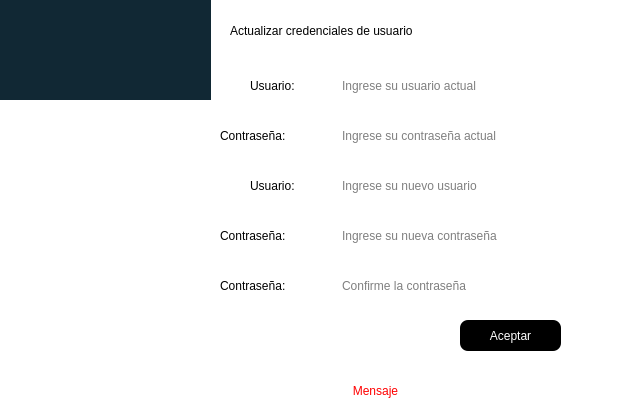
<?xml version="1.0" encoding="UTF-8"?>
<ui version="4.0">
 <class>update_userW</class>
 <widget class="QDialog" name="update_userW">
  <property name="windowModality">
   <enum>Qt::ApplicationModal</enum>
  </property>
  <property name="geometry">
   <rect>
    <x>0</x>
    <y>0</y>
    <width>640</width>
    <height>420</height>
   </rect>
  </property>
  <property name="minimumSize">
   <size>
    <width>640</width>
    <height>420</height>
   </size>
  </property>
  <property name="maximumSize">
   <size>
    <width>640</width>
    <height>420</height>
   </size>
  </property>
  <property name="windowTitle">
   <string>Actualizar credenciales de usuario</string>
  </property>
  <property name="styleSheet">
   <string notr="true">background-color: rgb(255, 255, 255);</string>
  </property>
  <widget class="QLineEdit" name="txtClave7">
   <property name="geometry">
    <rect>
     <x>340</x>
     <y>270</y>
     <width>211</width>
     <height>31</height>
    </rect>
   </property>
   <property name="styleSheet">
    <string notr="true">font: 14pt &quot;Arial&quot;;
border-radius:8px</string>
   </property>
   <property name="echoMode">
    <enum>QLineEdit::Password</enum>
   </property>
   <property name="placeholderText">
    <string>Confirme la contraseña</string>
   </property>
  </widget>
  <widget class="QLabel" name="label_3">
   <property name="geometry">
    <rect>
     <x>230</x>
     <y>10</y>
     <width>321</width>
     <height>41</height>
    </rect>
   </property>
   <property name="styleSheet">
    <string notr="true">font: 900 14pt &quot;Segoe UI Black&quot;;</string>
   </property>
   <property name="text">
    <string>Actualizar credenciales de usuario</string>
   </property>
  </widget>
  <widget class="QLineEdit" name="txtClave5">
   <property name="geometry">
    <rect>
     <x>340</x>
     <y>120</y>
     <width>251</width>
     <height>31</height>
    </rect>
   </property>
   <property name="styleSheet">
    <string notr="true">font: 14pt &quot;Arial&quot;;
border-radius:8px</string>
   </property>
   <property name="echoMode">
    <enum>QLineEdit::Password</enum>
   </property>
   <property name="placeholderText">
    <string>Ingrese su contraseña actual</string>
   </property>
  </widget>
  <widget class="QPushButton" name="btnAceptar3">
   <property name="geometry">
    <rect>
     <x>460</x>
     <y>320</y>
     <width>101</width>
     <height>31</height>
    </rect>
   </property>
   <property name="cursor">
    <cursorShape>OpenHandCursor</cursorShape>
   </property>
   <property name="styleSheet">
    <string notr="true">font: 14pt &quot;Arial&quot;;
background-color: rgb(0, 0, 0);
color: rgb(255, 255, 255);


border-radius:8px</string>
   </property>
   <property name="text">
    <string>Aceptar</string>
   </property>
  </widget>
  <widget class="QLabel" name="label_5">
   <property name="geometry">
    <rect>
     <x>220</x>
     <y>220</y>
     <width>101</width>
     <height>31</height>
    </rect>
   </property>
   <property name="styleSheet">
    <string notr="true">
font: 14pt &quot;Arial&quot;;</string>
   </property>
   <property name="text">
    <string>Contraseña:</string>
   </property>
   <property name="buddy">
    <cstring>txtClave5</cstring>
   </property>
  </widget>
  <widget class="QLineEdit" name="txtUsuario4">
   <property name="geometry">
    <rect>
     <x>340</x>
     <y>70</y>
     <width>221</width>
     <height>31</height>
    </rect>
   </property>
   <property name="styleSheet">
    <string notr="true">font: 14pt &quot;Arial&quot;;
border-radius:8px</string>
   </property>
   <property name="placeholderText">
    <string>Ingrese su usuario actual</string>
   </property>
  </widget>
  <widget class="QLabel" name="label_4">
   <property name="geometry">
    <rect>
     <x>220</x>
     <y>120</y>
     <width>101</width>
     <height>31</height>
    </rect>
   </property>
   <property name="styleSheet">
    <string notr="true">
font: 14pt &quot;Arial&quot;;</string>
   </property>
   <property name="text">
    <string>Contraseña:</string>
   </property>
   <property name="buddy">
    <cstring>txtClave5</cstring>
   </property>
  </widget>
  <widget class="QLabel" name="label_2">
   <property name="geometry">
    <rect>
     <x>250</x>
     <y>70</y>
     <width>71</width>
     <height>31</height>
    </rect>
   </property>
   <property name="styleSheet">
    <string notr="true">font: 14pt &quot;Arial&quot;;</string>
   </property>
   <property name="text">
    <string>Usuario:</string>
   </property>
   <property name="buddy">
    <cstring>txtUsuario4</cstring>
   </property>
  </widget>
  <widget class="QLabel" name="lblMensaje4">
   <property name="geometry">
    <rect>
     <x>220</x>
     <y>380</y>
     <width>311</width>
     <height>21</height>
    </rect>
   </property>
   <property name="styleSheet">
    <string notr="true">color: rgb(255, 0, 0);
font: 14pt &quot;Arial&quot;;</string>
   </property>
   <property name="text">
    <string>Mensaje</string>
   </property>
   <property name="alignment">
    <set>Qt::AlignCenter</set>
   </property>
  </widget>
  <widget class="QLabel" name="label_6">
   <property name="geometry">
    <rect>
     <x>250</x>
     <y>170</y>
     <width>71</width>
     <height>31</height>
    </rect>
   </property>
   <property name="styleSheet">
    <string notr="true">font: 14pt &quot;Arial&quot;;</string>
   </property>
   <property name="text">
    <string>Usuario:</string>
   </property>
   <property name="buddy">
    <cstring>txtUsuario4</cstring>
   </property>
  </widget>
  <widget class="QLineEdit" name="txtUsuario5">
   <property name="geometry">
    <rect>
     <x>340</x>
     <y>170</y>
     <width>221</width>
     <height>31</height>
    </rect>
   </property>
   <property name="styleSheet">
    <string notr="true">font: 14pt &quot;Arial&quot;;
border-radius:8px</string>
   </property>
   <property name="placeholderText">
    <string>Ingrese su nuevo usuario</string>
   </property>
  </widget>
  <widget class="QLabel" name="label_7">
   <property name="geometry">
    <rect>
     <x>220</x>
     <y>270</y>
     <width>101</width>
     <height>31</height>
    </rect>
   </property>
   <property name="styleSheet">
    <string notr="true">
font: 14pt &quot;Arial&quot;;</string>
   </property>
   <property name="text">
    <string>Contraseña:</string>
   </property>
   <property name="buddy">
    <cstring>txtClave5</cstring>
   </property>
  </widget>
  <widget class="QLineEdit" name="txtClave6">
   <property name="geometry">
    <rect>
     <x>340</x>
     <y>220</y>
     <width>251</width>
     <height>31</height>
    </rect>
   </property>
   <property name="styleSheet">
    <string notr="true">font: 14pt &quot;Arial&quot;;
border-radius:8px</string>
   </property>
   <property name="echoMode">
    <enum>QLineEdit::Password</enum>
   </property>
   <property name="placeholderText">
    <string>Ingrese su nueva contraseña</string>
   </property>
  </widget>
  <widget class="QLabel" name="label">
   <property name="geometry">
    <rect>
     <x>0</x>
     <y>0</y>
     <width>211</width>
     <height>421</height>
    </rect>
   </property>
   <property name="styleSheet">
    <string notr="true">background-color: rgb(17, 40, 52);</string>
   </property>
   <property name="text">
    <string/>
   </property>
   <property name="pixmap">
    <pixmap>../images/orca.png</pixmap>
   </property>
  </widget>
  <widget class="QLabel" name="label_8">
   <property name="geometry">
    <rect>
     <x>0</x>
     <y>100</y>
     <width>211</width>
     <height>321</height>
    </rect>
   </property>
   <property name="text">
    <string/>
   </property>
   <property name="pixmap">
    <pixmap>../images/orca.png</pixmap>
   </property>
   <property name="scaledContents">
    <bool>true</bool>
   </property>
  </widget>
 </widget>
 <resources/>
 <connections/>
</ui>
